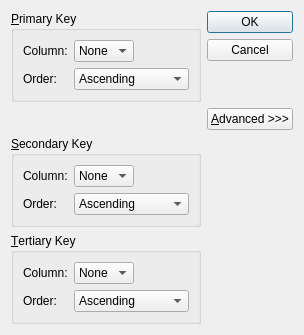
<?xml version="1.0" encoding="UTF-8"?>
<ui version="4.0">
 <class>SortDialog</class>
 <widget class="QDialog" name="SortDialog">
  <property name="geometry">
   <rect>
    <x>0</x>
    <y>0</y>
    <width>304</width>
    <height>335</height>
   </rect>
  </property>
  <property name="windowTitle">
   <string>Sort</string>
  </property>
  <layout class="QGridLayout" name="gridLayout_4">
   <item row="0" column="0">
    <widget class="QGroupBox" name="primaryGroupBox">
     <property name="title">
      <string>&amp;Primary Key</string>
     </property>
     <layout class="QGridLayout" name="gridLayout">
      <item row="0" column="0">
       <widget class="QLabel" name="label">
        <property name="styleSheet">
         <string notr="true"/>
        </property>
        <property name="text">
         <string>Column:</string>
        </property>
       </widget>
      </item>
      <item row="0" column="1">
       <widget class="QComboBox" name="primaryColumnCombo">
        <item>
         <property name="text">
          <string>None</string>
         </property>
        </item>
       </widget>
      </item>
      <item row="0" column="2">
       <spacer name="horizontalSpacer">
        <property name="orientation">
         <enum>Qt::Horizontal</enum>
        </property>
        <property name="sizeHint" stdset="0">
         <size>
          <width>28</width>
          <height>20</height>
         </size>
        </property>
       </spacer>
      </item>
      <item row="1" column="0">
       <widget class="QLabel" name="label_2">
        <property name="text">
         <string>Order:</string>
        </property>
       </widget>
      </item>
      <item row="1" column="1" colspan="2">
       <widget class="QComboBox" name="primaryOrderCombo">
        <item>
         <property name="text">
          <string>Ascending</string>
         </property>
        </item>
        <item>
         <property name="text">
          <string>Descending</string>
         </property>
        </item>
       </widget>
      </item>
     </layout>
    </widget>
   </item>
   <item row="0" column="1" rowspan="2">
    <layout class="QVBoxLayout" name="verticalLayout">
     <item>
      <widget class="QPushButton" name="okButton">
       <property name="text">
        <string>OK</string>
       </property>
       <property name="default">
        <bool>true</bool>
       </property>
      </widget>
     </item>
     <item>
      <widget class="QPushButton" name="cancelButton">
       <property name="text">
        <string>Cancel</string>
       </property>
      </widget>
     </item>
     <item>
      <spacer name="verticalSpacer">
       <property name="orientation">
        <enum>Qt::Vertical</enum>
       </property>
       <property name="sizeHint" stdset="0">
        <size>
         <width>20</width>
         <height>0</height>
        </size>
       </property>
      </spacer>
     </item>
     <item>
      <widget class="QPushButton" name="moreButton">
       <property name="text">
        <string>&amp;Advanced &gt;&gt;&gt;</string>
       </property>
       <property name="checkable">
        <bool>true</bool>
       </property>
      </widget>
     </item>
    </layout>
   </item>
   <item row="1" column="0">
    <spacer name="verticalSpacer_2">
     <property name="orientation">
      <enum>Qt::Vertical</enum>
     </property>
     <property name="sizeHint" stdset="0">
      <size>
       <width>20</width>
       <height>8</height>
      </size>
     </property>
    </spacer>
   </item>
   <item row="2" column="0">
    <widget class="QGroupBox" name="secondaryGroupBox">
     <property name="title">
      <string>&amp;Secondary Key</string>
     </property>
     <layout class="QGridLayout" name="gridLayout_2">
      <item row="0" column="0">
       <widget class="QLabel" name="label_3">
        <property name="styleSheet">
         <string notr="true"/>
        </property>
        <property name="text">
         <string>Column:</string>
        </property>
       </widget>
      </item>
      <item row="0" column="1">
       <widget class="QComboBox" name="secondaryColumnCombo">
        <item>
         <property name="text">
          <string>None</string>
         </property>
        </item>
       </widget>
      </item>
      <item row="0" column="2">
       <spacer name="horizontalSpacer_2">
        <property name="orientation">
         <enum>Qt::Horizontal</enum>
        </property>
        <property name="sizeHint" stdset="0">
         <size>
          <width>28</width>
          <height>20</height>
         </size>
        </property>
       </spacer>
      </item>
      <item row="1" column="0">
       <widget class="QLabel" name="label_4">
        <property name="text">
         <string>Order:</string>
        </property>
       </widget>
      </item>
      <item row="1" column="1" colspan="2">
       <widget class="QComboBox" name="secondaryOrderCombo">
        <item>
         <property name="text">
          <string>Ascending</string>
         </property>
        </item>
        <item>
         <property name="text">
          <string>Descending</string>
         </property>
        </item>
       </widget>
      </item>
     </layout>
    </widget>
   </item>
   <item row="3" column="0">
    <widget class="QGroupBox" name="tertiaryGroupBox">
     <property name="title">
      <string>&amp;Tertiary Key</string>
     </property>
     <layout class="QGridLayout" name="gridLayout_3">
      <item row="0" column="0">
       <widget class="QLabel" name="label_5">
        <property name="styleSheet">
         <string notr="true"/>
        </property>
        <property name="text">
         <string>Column:</string>
        </property>
       </widget>
      </item>
      <item row="0" column="1">
       <widget class="QComboBox" name="tertiaryColumnCombo">
        <item>
         <property name="text">
          <string>None</string>
         </property>
        </item>
       </widget>
      </item>
      <item row="0" column="2">
       <spacer name="horizontalSpacer_3">
        <property name="orientation">
         <enum>Qt::Horizontal</enum>
        </property>
        <property name="sizeHint" stdset="0">
         <size>
          <width>28</width>
          <height>20</height>
         </size>
        </property>
       </spacer>
      </item>
      <item row="1" column="0">
       <widget class="QLabel" name="label_6">
        <property name="text">
         <string>Order:</string>
        </property>
       </widget>
      </item>
      <item row="1" column="1" colspan="2">
       <widget class="QComboBox" name="tertiaryOrderCombo">
        <item>
         <property name="text">
          <string>Ascending</string>
         </property>
        </item>
        <item>
         <property name="text">
          <string>Descending</string>
         </property>
        </item>
       </widget>
      </item>
     </layout>
    </widget>
   </item>
  </layout>
 </widget>
 <tabstops>
  <tabstop>primaryColumnCombo</tabstop>
  <tabstop>primaryOrderCombo</tabstop>
  <tabstop>secondaryColumnCombo</tabstop>
  <tabstop>secondaryOrderCombo</tabstop>
  <tabstop>tertiaryColumnCombo</tabstop>
  <tabstop>tertiaryOrderCombo</tabstop>
  <tabstop>okButton</tabstop>
  <tabstop>cancelButton</tabstop>
  <tabstop>moreButton</tabstop>
 </tabstops>
 <resources/>
 <connections>
  <connection>
   <sender>okButton</sender>
   <signal>clicked()</signal>
   <receiver>SortDialog</receiver>
   <slot>accept()</slot>
   <hints>
    <hint type="sourcelabel">
     <x>223</x>
     <y>30</y>
    </hint>
    <hint type="destinationlabel">
     <x>79</x>
     <y>109</y>
    </hint>
   </hints>
  </connection>
  <connection>
   <sender>cancelButton</sender>
   <signal>clicked()</signal>
   <receiver>SortDialog</receiver>
   <slot>reject()</slot>
   <hints>
    <hint type="sourcelabel">
     <x>260</x>
     <y>64</y>
    </hint>
    <hint type="destinationlabel">
     <x>123</x>
     <y>117</y>
    </hint>
   </hints>
  </connection>
  <connection>
   <sender>moreButton</sender>
   <signal>toggled(bool)</signal>
   <receiver>secondaryGroupBox</receiver>
   <slot>setVisible(bool)</slot>
   <hints>
    <hint type="sourcelabel">
     <x>246</x>
     <y>104</y>
    </hint>
    <hint type="destinationlabel">
     <x>172</x>
     <y>164</y>
    </hint>
   </hints>
  </connection>
  <connection>
   <sender>moreButton</sender>
   <signal>toggled(bool)</signal>
   <receiver>tertiaryGroupBox</receiver>
   <slot>setVisible(bool)</slot>
   <hints>
    <hint type="sourcelabel">
     <x>266</x>
     <y>112</y>
    </hint>
    <hint type="destinationlabel">
     <x>176</x>
     <y>255</y>
    </hint>
   </hints>
  </connection>
 </connections>
</ui>
